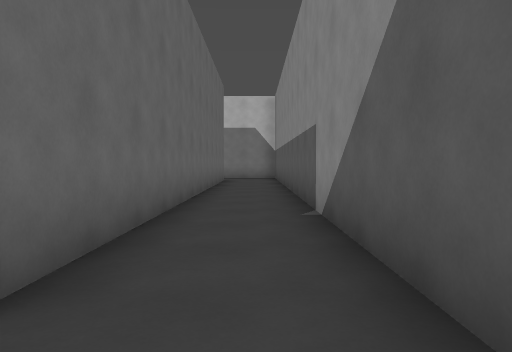
View 1 (above)

19 first-person views from a walk through a level from a Godot 3-D game. The camera is 1.2 m above the floor, tilts 2° down and sees 70° across. The floor is counted in squares, 1.8 m on a side. Each view is taken from the middle of a square. On the plan, view 1 faces up. The plan holds only what a view shows up to about 11 squares ahead; the rest is blank. The place goes on beyond the plan.

View 2
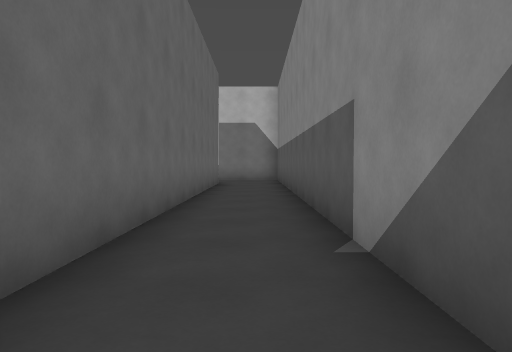

View 3
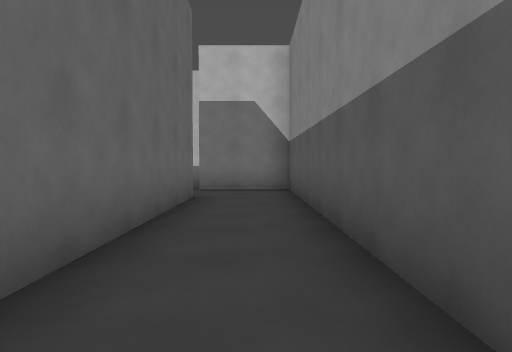

View 4
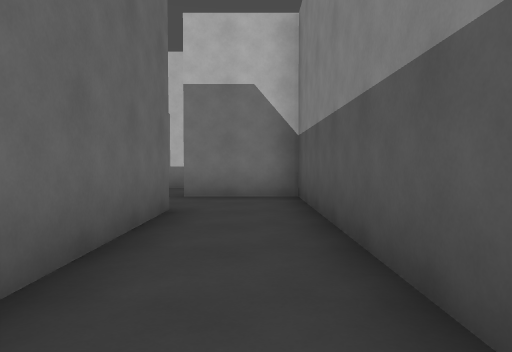

View 5
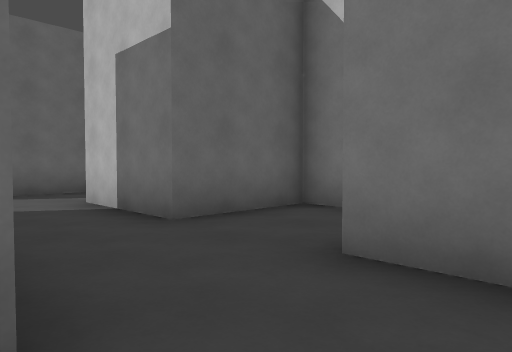

View 6
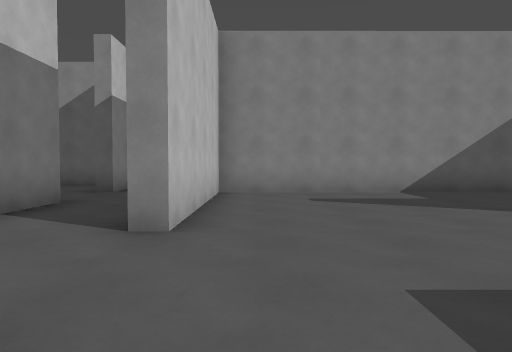

View 7
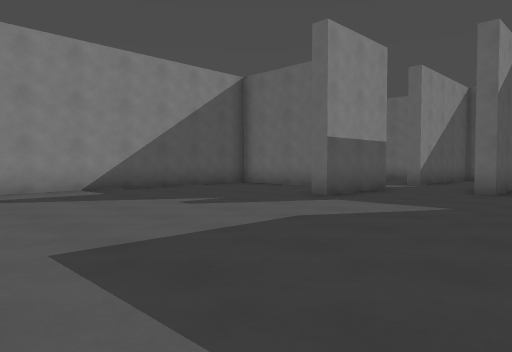

View 8
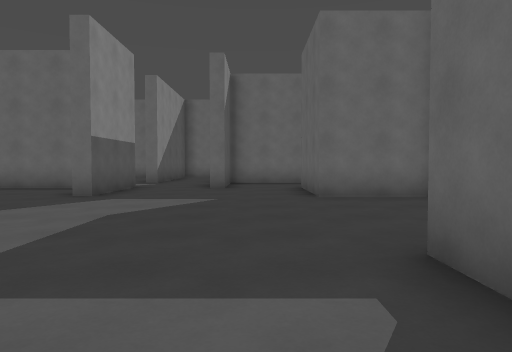

View 9
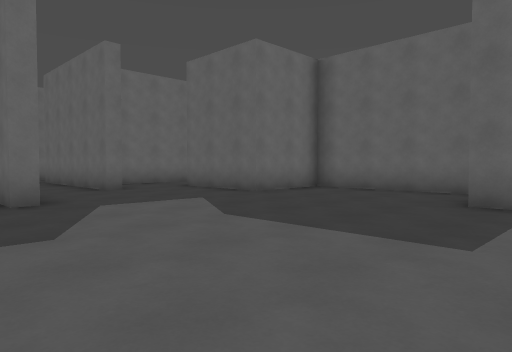

View 10
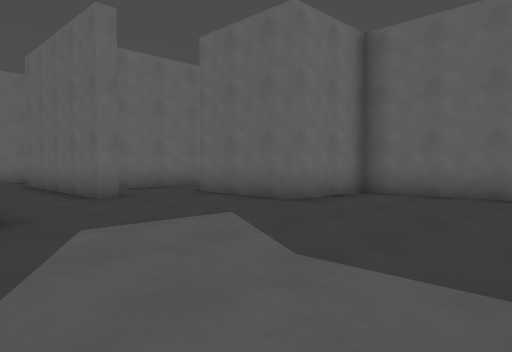

View 11
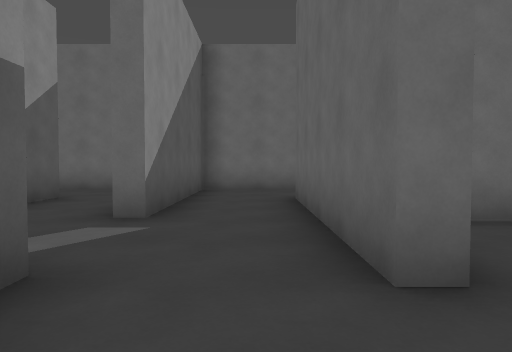

View 12
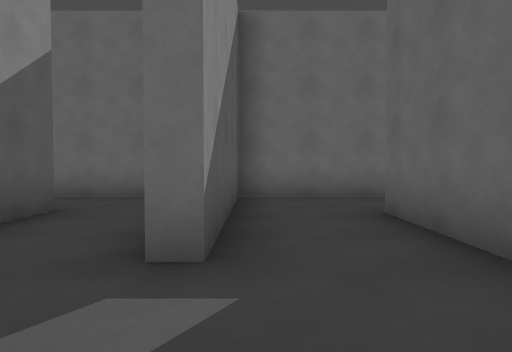

View 13
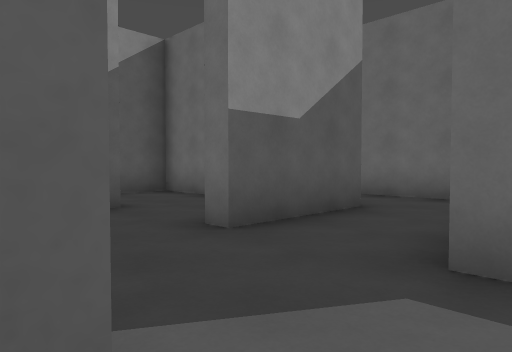

View 14
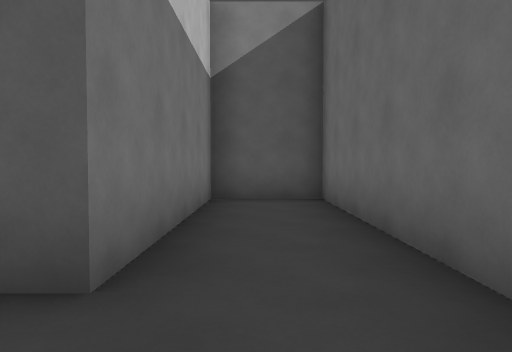

View 15
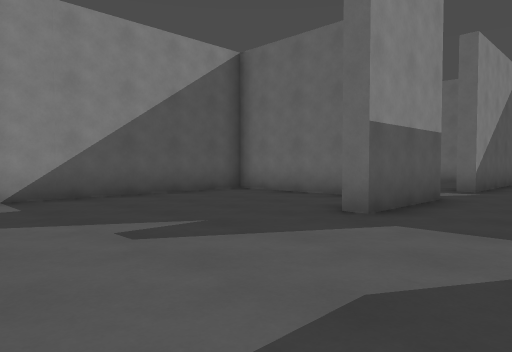

View 16
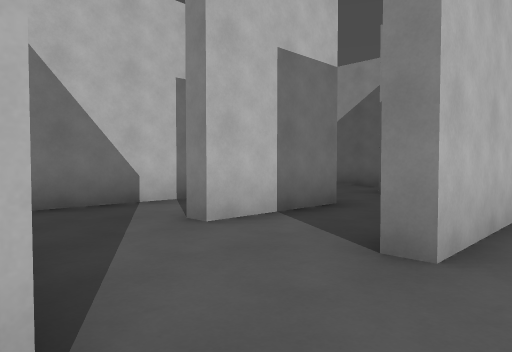

View 17
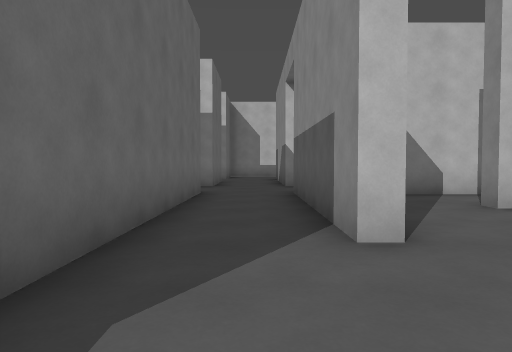

View 18
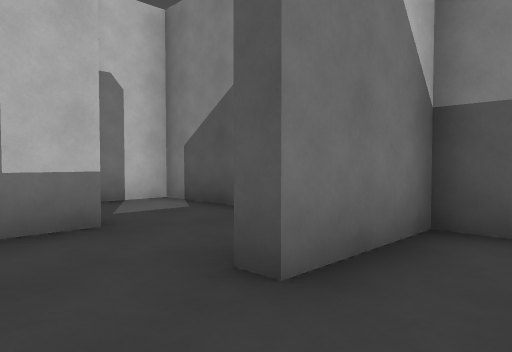

View 19
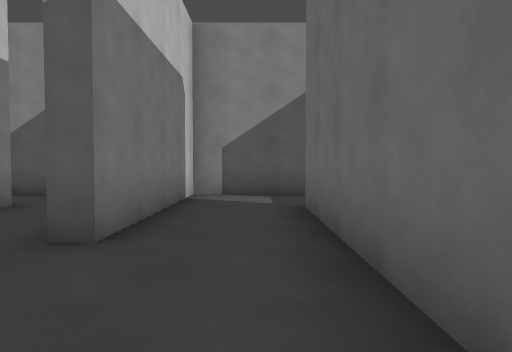

### Floor plan
Ten units are one square. View 1 is at (0, 0); x grows to the right and y downward. Boxes are objects, and circles mark ways between rooms. Rooms are numbered by the first view taken in them; rooms with no view inside come last. Other rooms are left out.
<svg viewBox="-143 -223 157 261">
<path fill="none" stroke="#000" d="M-51 -42 -17 -42 -17 -138 -64 -138 -64 -142M-67 -38 -67 -66 -63 -66 -63 -59M-86 -141 -91 -141M-91 -41 -88 -41M-113 -134 -113 -112M-12 -144 -12 -18M-37 -163 -64 -163M-138 -108 -138 -68 -113 -68 -113 -38M-88 -172 -88 -158M-8 8 9 8 9 -163 -14 -163M-67 4 -67 -15 -62 -15M-49 33 9 33 9 12 -42 12 -42 -15M-88 -41 -88 10M-60 -192 -15 -192M-113 -192 -113 -134M-91 -141 -91 -192M9 -178 9 -213 -40 -213 -40 -218M-64 -163 -64 -168M-50 -188 -76 -188M-14 -188 -37 -188 -37 -163M-14 -163 -14 -168M-42 -15 -38 -15"/>
<circle cx="-80" cy="-40" r="3" fill="#2a7"/>
<circle cx="-105" cy="-145" r="3" fill="#2a7"/>
<circle cx="-75" cy="-170" r="3" fill="#2a7"/>
<circle cx="-25" cy="-170" r="3" fill="#2a7"/>
<circle cx="-20" cy="-5" r="3" fill="#2a7"/>
<circle cx="-40" cy="-25" r="3" fill="#2a7"/>
<circle cx="-5" cy="-190" r="3" fill="#2a7"/>
<text x="-60" y="-90">1</text>
<text x="-50" y="0">2</text>
<text x="-70" y="-200">3</text>
<text x="-70" y="-180">4</text>
<text x="-20" y="-180">5</text>
<text x="-30" y="-20">6</text>
</svg>
Room 1 opens to room 2. Room 1 opens to room 3. Room 1 opens to room 4. Room 1 opens to room 5. Room 1 opens to room 6. Room 2 opens to room 6. Room 3 opens to room 5.

Where each view was taken, in squares from view 1:
view 1: 0 up, 0 right, facing up
view 2: 2 up, 0 right, facing up
view 3: 7 up, 0 right, facing up
view 4: 9 up, 0 right, facing up
view 5: 14 up, 0 right, facing up-left
view 6: 13 up, 10 left, facing right
view 7: 13 up, 11 left, facing down-right
view 8: 14 up, 10 left, facing down
view 9: 13 up, 5 left, facing down-left
view 10: 11 up, 6 left, facing down-left
view 11: 6 up, 8 left, facing down
view 12: 4 up, 7 left, facing down
view 13: 4 up, 7 left, facing down-right
view 14: 2 down, 6 left, facing right
view 15: 11 up, 9 left, facing down-right
view 16: 13 up, 9 left, facing up-right
view 17: 11 up, 10 left, facing up
view 18: 15 up, 3 left, facing up-right
view 19: 20 up, 7 left, facing right
